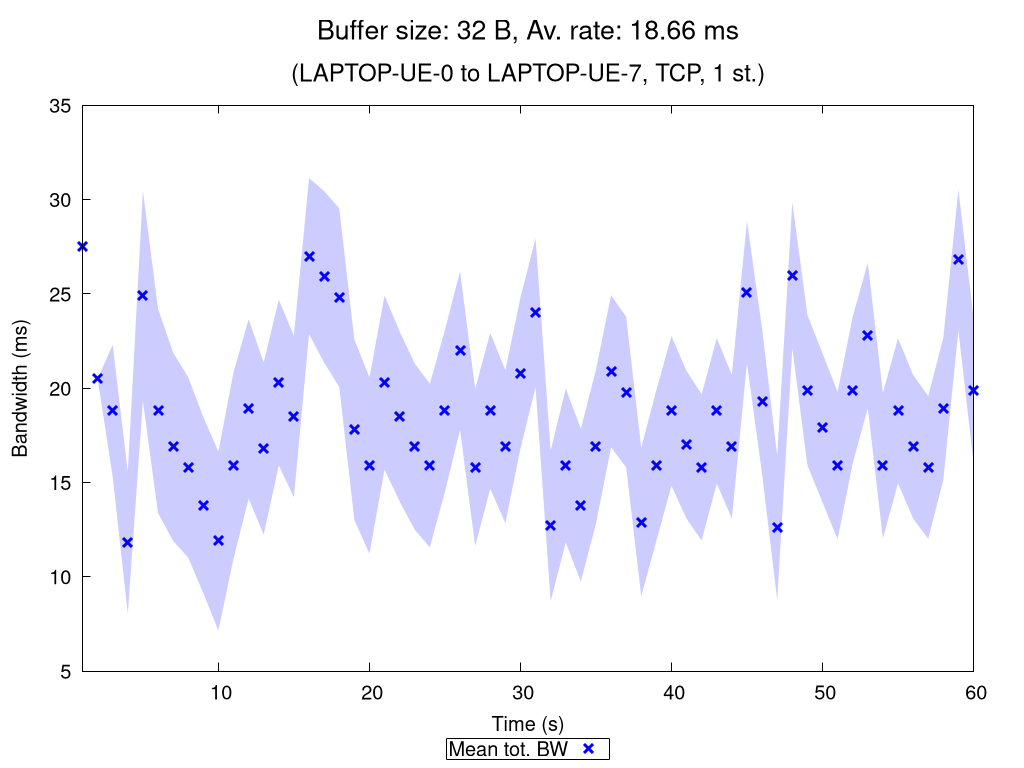

The script that saved this image:
set terminal pngcairo nocrop enhanced size 1024,768 font "Verdana,15"
set output "TCP_1_st_2020_11_05_16-15-24_one2two_00032B.png"

set title "{/=20 Buffer size: 32 B, Av. rate: 18.66 ms}\n\n{/=18 (LAPTOP-UE-0 to LAPTOP-UE-7, TCP, 1 st.)}"

set xlabel "Time (s)"
set ylabel "Bandwidth (ms)"
set ytics nomirror
set key bmargin center horizontal box samplen 1 width -1
set bmargin 4.6
set rmargin 4.5

rf = 1.0  # rate factor
set style fill transparent solid 0.2 noborder
set autoscale xfix
plot "TCP_1_st_2020_11_05_16-15-24_one2two_00032B_iperf_processed.dat" using 1:($2/rf-$3/rf):($2/rf+$3/rf) with filledcurves lc rgb "blue" notitle, \
     "" using 1:($2/rf) with points pt 2 ps 1.5 lw 3 lc rgb "blue" title "Mean tot. BW", \
